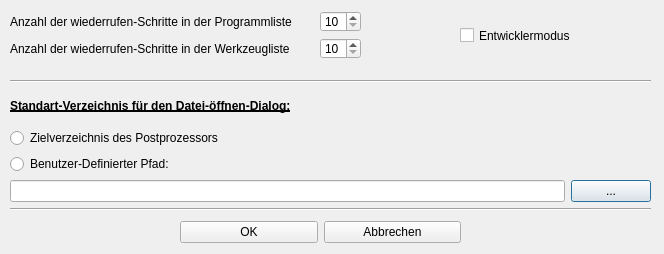
<?xml version="1.0" encoding="UTF-8"?>
<ui version="4.0">
 <class>Dialog_einstellungen</class>
 <widget class="QDialog" name="Dialog_einstellungen">
  <property name="geometry">
   <rect>
    <x>0</x>
    <y>0</y>
    <width>664</width>
    <height>254</height>
   </rect>
  </property>
  <property name="windowTitle">
   <string>Einstellungen</string>
  </property>
  <property name="modal">
   <bool>true</bool>
  </property>
  <widget class="QWidget" name="layoutWidget">
   <property name="geometry">
    <rect>
     <x>10</x>
     <y>11</y>
     <width>351</width>
     <height>48</height>
    </rect>
   </property>
   <layout class="QGridLayout" name="gridLayout">
    <item row="0" column="0">
     <widget class="QLabel" name="label">
      <property name="text">
       <string>Anzahl der wiederrufen-Schritte in der Programmliste          </string>
      </property>
     </widget>
    </item>
    <item row="0" column="1">
     <widget class="QSpinBox" name="spinBox_anz_ur_prg">
      <property name="minimum">
       <number>10</number>
      </property>
     </widget>
    </item>
    <item row="1" column="1">
     <widget class="QSpinBox" name="spinBox_anz_ur_wkz">
      <property name="minimum">
       <number>10</number>
      </property>
     </widget>
    </item>
    <item row="1" column="0">
     <widget class="QLabel" name="label_3">
      <property name="text">
       <string>Anzahl der wiederrufen-Schritte in der Werkzeugliste</string>
      </property>
     </widget>
    </item>
   </layout>
  </widget>
  <widget class="QWidget" name="layoutWidget">
   <property name="geometry">
    <rect>
     <x>10</x>
     <y>80</y>
     <width>641</width>
     <height>131</height>
    </rect>
   </property>
   <layout class="QGridLayout" name="gridLayout_2">
    <item row="4" column="0">
     <widget class="QLineEdit" name="lineEdit_userpath_opendialog"/>
    </item>
    <item row="2" column="0">
     <widget class="QRadioButton" name="radioButton_stdpath_opendialog_post">
      <property name="text">
       <string>Zielverzeichnis des Postprozessors</string>
      </property>
     </widget>
    </item>
    <item row="3" column="0">
     <widget class="QRadioButton" name="radioButton_stdpath_opendialog_user">
      <property name="text">
       <string>Benutzer-Definierter Pfad:</string>
      </property>
     </widget>
    </item>
    <item row="1" column="0">
     <widget class="QLabel" name="label_2">
      <property name="font">
       <font>
        <weight>75</weight>
        <bold>true</bold>
        <underline>true</underline>
       </font>
      </property>
      <property name="text">
       <string>Standart-Verzeichnis für den Datei-öffnen-Dialog:</string>
      </property>
     </widget>
    </item>
    <item row="4" column="1">
     <widget class="QPushButton" name="pushButton_userpath_opendialog">
      <property name="text">
       <string>...</string>
      </property>
     </widget>
    </item>
    <item row="0" column="0" colspan="2">
     <widget class="Line" name="line">
      <property name="orientation">
       <enum>Qt::Horizontal</enum>
      </property>
     </widget>
    </item>
    <item row="5" column="0" colspan="2">
     <widget class="Line" name="line_2">
      <property name="orientation">
       <enum>Qt::Horizontal</enum>
      </property>
     </widget>
    </item>
   </layout>
  </widget>
  <widget class="QWidget" name="layoutWidget">
   <property name="geometry">
    <rect>
     <x>180</x>
     <y>220</y>
     <width>281</width>
     <height>25</height>
    </rect>
   </property>
   <layout class="QHBoxLayout" name="horizontalLayout">
    <item>
     <widget class="QPushButton" name="pushButton_ok">
      <property name="text">
       <string>OK</string>
      </property>
     </widget>
    </item>
    <item>
     <widget class="QPushButton" name="pushButton_abbrechen">
      <property name="text">
       <string>Abbrechen</string>
      </property>
     </widget>
    </item>
   </layout>
  </widget>
  <widget class="QCheckBox" name="checkBox_entwicklermodus">
   <property name="geometry">
    <rect>
     <x>460</x>
     <y>20</y>
     <width>131</width>
     <height>31</height>
    </rect>
   </property>
   <property name="text">
    <string>Entwicklermodus</string>
   </property>
  </widget>
 </widget>
 <tabstops>
  <tabstop>spinBox_anz_ur_prg</tabstop>
  <tabstop>spinBox_anz_ur_wkz</tabstop>
  <tabstop>radioButton_stdpath_opendialog_post</tabstop>
  <tabstop>radioButton_stdpath_opendialog_user</tabstop>
  <tabstop>lineEdit_userpath_opendialog</tabstop>
  <tabstop>pushButton_userpath_opendialog</tabstop>
  <tabstop>pushButton_ok</tabstop>
  <tabstop>pushButton_abbrechen</tabstop>
 </tabstops>
 <resources/>
 <connections/>
</ui>
